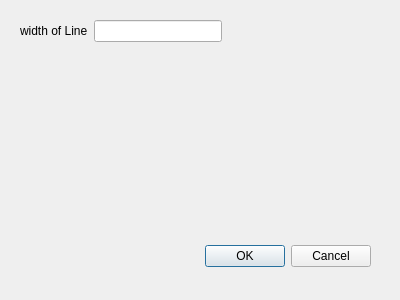
<?xml version="1.0" encoding="UTF-8"?>
<ui version="4.0">
 <class>Dialog</class>
 <widget class="QDialog" name="Dialog">
  <property name="geometry">
   <rect>
    <x>0</x>
    <y>0</y>
    <width>400</width>
    <height>300</height>
   </rect>
  </property>
  <property name="windowTitle">
   <string>Settings</string>
  </property>
  <widget class="QDialogButtonBox" name="buttonBox">
   <property name="geometry">
    <rect>
     <x>30</x>
     <y>240</y>
     <width>341</width>
     <height>32</height>
    </rect>
   </property>
   <property name="orientation">
    <enum>Qt::Horizontal</enum>
   </property>
   <property name="standardButtons">
    <set>QDialogButtonBox::Cancel|QDialogButtonBox::Ok</set>
   </property>
  </widget>
  <widget class="QWidget" name="">
   <property name="geometry">
    <rect>
     <x>20</x>
     <y>20</y>
     <width>202</width>
     <height>22</height>
    </rect>
   </property>
   <layout class="QHBoxLayout" name="horizontalLayout">
    <item>
     <widget class="QLabel" name="label">
      <property name="text">
       <string>width of Line</string>
      </property>
     </widget>
    </item>
    <item>
     <widget class="QLineEdit" name="lineEdit"/>
    </item>
   </layout>
  </widget>
 </widget>
 <resources/>
 <connections>
  <connection>
   <sender>buttonBox</sender>
   <signal>accepted()</signal>
   <receiver>Dialog</receiver>
   <slot>accept()</slot>
   <hints>
    <hint type="sourcelabel">
     <x>248</x>
     <y>254</y>
    </hint>
    <hint type="destinationlabel">
     <x>157</x>
     <y>274</y>
    </hint>
   </hints>
  </connection>
  <connection>
   <sender>buttonBox</sender>
   <signal>rejected()</signal>
   <receiver>Dialog</receiver>
   <slot>reject()</slot>
   <hints>
    <hint type="sourcelabel">
     <x>316</x>
     <y>260</y>
    </hint>
    <hint type="destinationlabel">
     <x>286</x>
     <y>274</y>
    </hint>
   </hints>
  </connection>
 </connections>
</ui>
